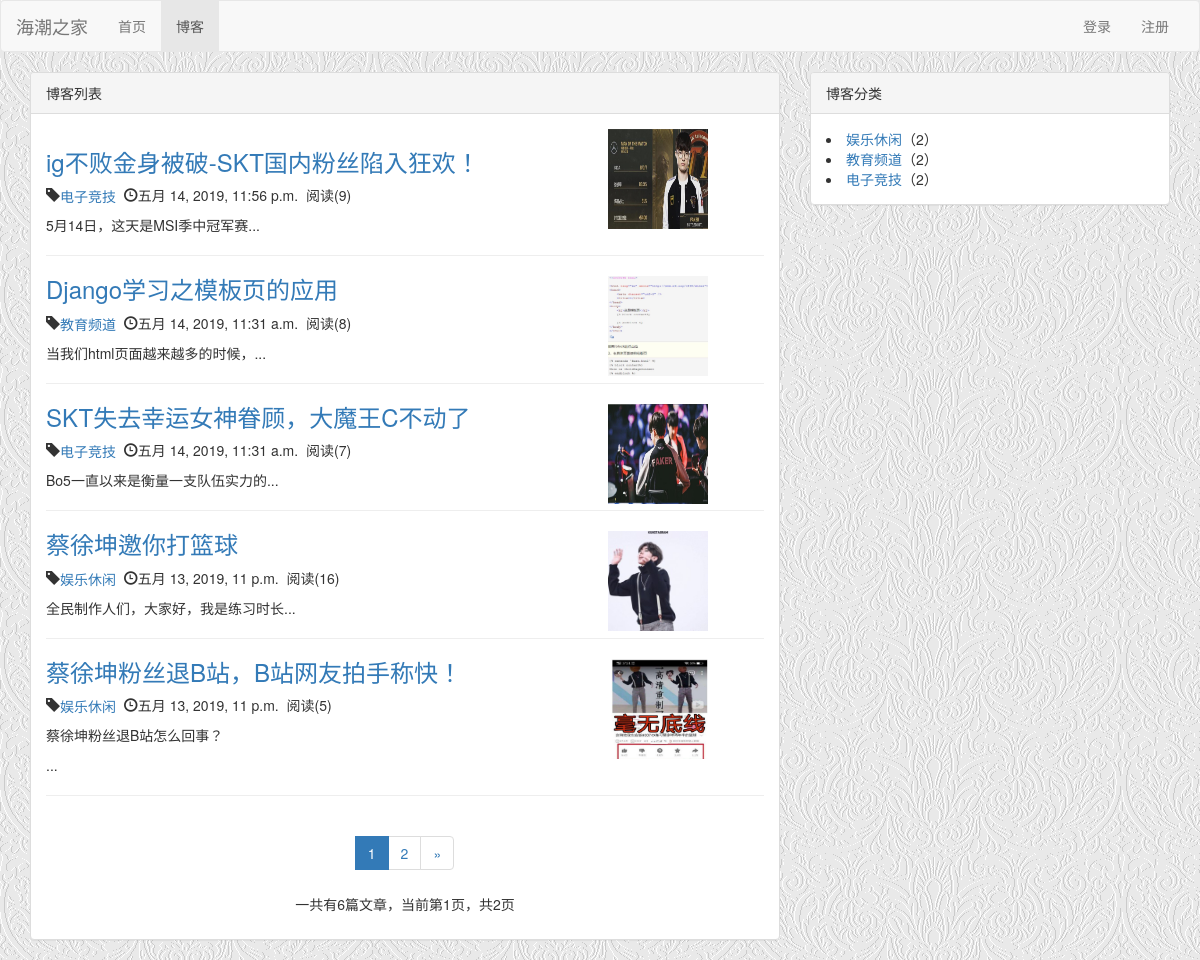
/blog/, run on an earlier commit of the app's database.
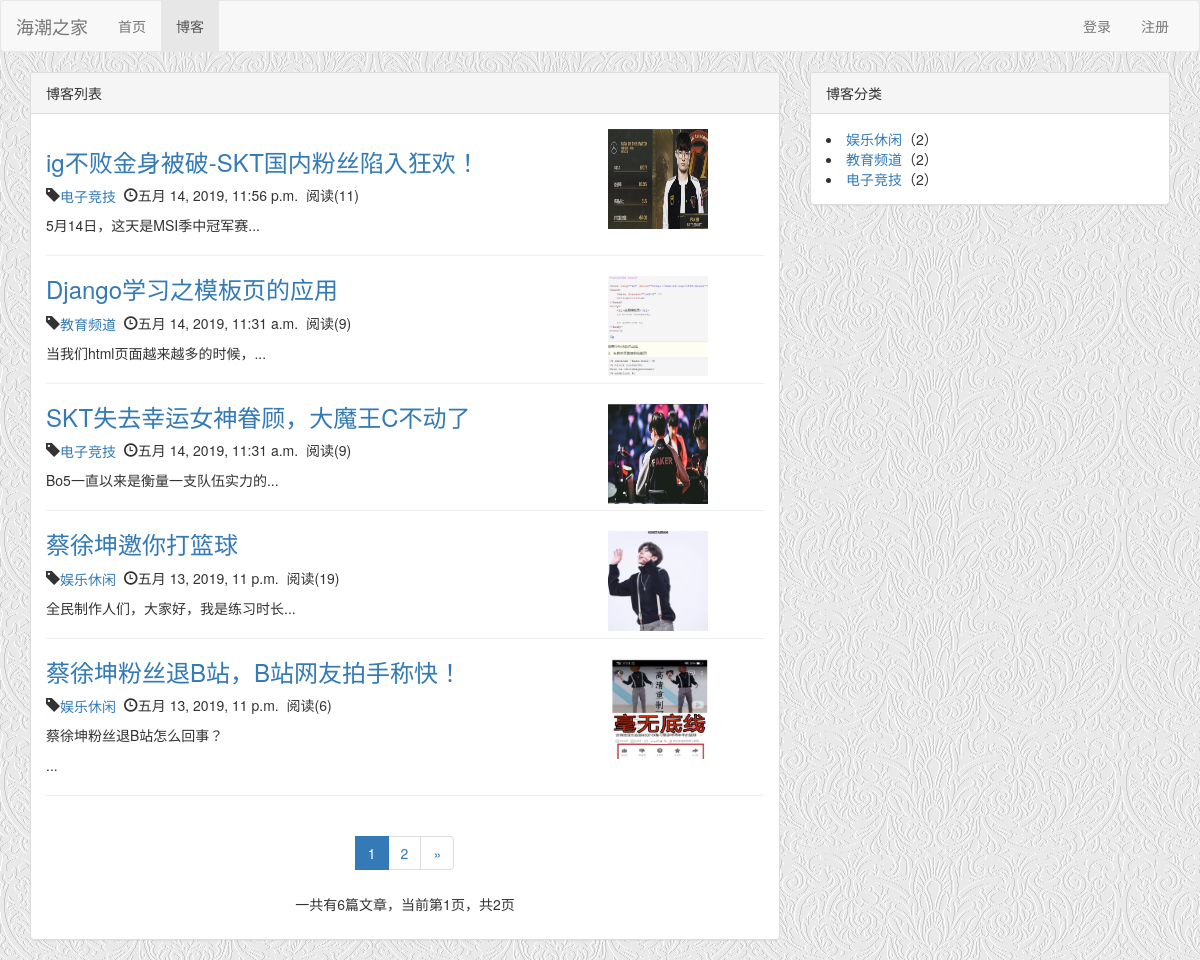
And on a later commit of the database.
### blog/models.py (models this page shows, shortened)
class Blog(models.Model,ReadNumExtentMethod):
    title=models.CharField(max_length=50)
    content=RichTextUploadingField()
    author=models.ForeignKey(User,on_delete=models.DO_NOTHING)
    blog_type=models.ForeignKey(BlogType,on_delete=models.DO_NOTHING)
    create_time=models.DateTimeField(default=timezone.now())
    image=models.ImageField(default='',upload_to='blog_images')
    def short_content(self):
        return self.content[:20]+'...'
    class Meta:
        ordering=['-create_time']   #按照日期倒序排列

class BlogType(models.Model):
    type_name=models.CharField(max_length=20)
    def __str__(self):
        return self.type_name

### MyStatistics/models.py (models this page shows)
class ReadNum(models.Model):
    read_num=models.IntegerField(default=0)
    content_type=models.ForeignKey(ContentType,on_delete=models.DO_NOTHING,null=True)
    object_id=models.PositiveIntegerField(null=True)
    content_object=GenericForeignKey('content_type','object_id')

### blog/views.py (the view)
# urls.py: path('',views.show),
def show(request):
    blogs=Blog.objects.all()
    paginator=Paginator(blogs,5)  #每5篇进行分页
    page_num=request.GET.get('page',1)  #get请求获取url页面的参数
    page_of_blogs=paginator.get_page(page_num)  #这里还未理解，以后有空回来搞
    blogtype=BlogType.objects.annotate(type_count=Count('blog'))
    'blogtype=BlogType.objects'
    return render(request, "blog.html", {'blogs':page_of_blogs, 'blogtype':blogtype})

### MyStatistics/models.py (called while the page is built)
    def get_read_num(self):
        try:
            ct=ContentType.objects.get_for_model(self)
            readnum=ReadNum.objects.get(content_type=ct,object_id=self.pk)
            return readnum.read_num
        except:
            return 0

### blog/templates/blog.html (shortened to what this page needs)
{% extends "base.html" %}
{% block nav_blog_active %}active{% endblock %}
{% block header %}
    <link rel="stylesheet" href="/static/blog.css">
{% endblock %}
{% block content %}
    <div class="container">
        <div class="row">
            <div class="col-md-8">
                <div class="panel panel-default">
                    <div class="panel-heading">博客列表</div>
                    <div class="panel-body">
                        {% for blog in blogs.object_list %}
                            <div class="pull-right">
                                <img src="{{ blog.image.url }}" class="img-responsive center-block" id="blog_image">
                            </div>
                            <h3><a href="{{ blog.id }}">{{ blog.title }}</a></h3>
                            <p>
                                <span class="glyphicon glyphicon-tag"><a href="type/{{ blog.blog_type_id }}">{{ blog.blog_type }}</a></span>
                                &nbsp;<span class="glyphicon glyphicon-time"></span>{{ blog.create_time }}&nbsp;
                                <span>阅读({{ blog.get_read_num }})</span>
                            </p>
                            {{ blog.short_content |safe }}
                            <br><hr>
                        {% endfor %}
                        <div style="text-align: center">
                          <ul class="pagination">
                            {% for page_num in blogs.paginator.page_range %}
                                {% if page_num == blogs.number %}
                                    <li class="active"><a href="?page={{ page_num }}">{{ page_num }}</a></li>
                                {% else %}
                                    <li><a href="?page={{ page_num }}">{{ page_num }}</a></li>
                                {% endif %}
                            {% endfor %}
                            <li>
                                {% if blogs.has_next %}
                                    <a href="?page={{ blogs.next_page_number }}" aria-label="Next">
                                        <span aria-hidden="true">&raquo;</span>
                                    </a>
                                {% endif %}
                            </li>
                          </ul>
                        <p>一共有{{ blogs.paginator.count }}篇文章，当前第{{ blogs.number }}页，共{{ blogs.paginator.num_pages }}页</p>
                        </div>
                    </div>
                </div>
            </div>
            <div class="col-md-4">
                <div class="panel panel-default">
                    <div class="panel-heading">博客分类</div>
                    <div class="panel-body">
                        {% for type in blogtype %}
                            <li><a href="type/{{ type.id }}">{{ type.type_name }}</a>（{{ type.type_count }}）</li>
                        {% endfor %}
                    </div>
                </div>
            </div>
        </div>
    </div>
{% endblock %}

### blog/templates/base.html (shortened to what this page needs)
<!DOCTYPE html>
<html lang="en">
<head>
    <link rel="stylesheet" href="/static/bootstrap-3.3.7/css/bootstrap.min.css">
    {% block header %}{% endblock %}
</head>
<body background="/media/background01.gif">
    <div class="navbar navbar-default" role="navigation">
        <div class="container-fluid">
            <div class="navbar-header">
                <a class="navbar-brand">海潮之家</a>
            </div>
            <div id="navbar-collapse" class="collapse navbar-collapse">
                <ul class="nav navbar-nav">
                    <li class="{% block nav_index_active %}{% endblock %}"><a href="/">首页</a></li>
                    <li class="{% block nav_blog_active %}{% endblock %}"><a href="/blog">博客</a></li>
                </ul>
                <ul class="nav navbar-nav navbar-right">
                    {% if not user.is_authenticated %}
                        <li><a href="/login?from={{ request.get_full_path }}">登录</a></li>
                        <li><a href="/register?from={{ request.get_full_path }}">注册</a></li>
                    {% endif %}
                </ul>
            </div>
        </div>
    </div>
    {% block content %}{% endblock %}
</body>
</html>

### static/blog.css (style rules this page uses)
img#blog_image { width:100px; height: 100px; margin-right: 4em; }

What changed in the data, as far as the page shows it:
changed through a linked row, Blog "ig不败金身被破-SKT国内粉丝陷入狂欢！": get_read_num "9" → "11"
changed through a linked row, Blog "Django学习之模板页的应用": get_read_num "8" → "9"
changed through a linked row, Blog "SKT失去幸运女神眷顾，大魔王C不动了": get_read_num "7" → "9"
changed through a linked row, Blog "蔡徐坤邀你打篮球": get_read_num "16" → "19"
changed through a linked row, Blog "蔡徐坤粉丝退B站，B站网友拍手称快！": get_read_num "5" → "6"
